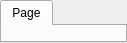
<?xml version="1.0" encoding="UTF-8"?>
<ui version="4.0">
 <class>TabWidget</class>
 <widget class="QTabWidget" name="TabWidget">
  <property name="geometry">
   <rect>
    <x>0</x>
    <y>0</y>
    <width>127</width>
    <height>43</height>
   </rect>
  </property>
  <property name="windowTitle">
   <string>TabWidget</string>
  </property>
  <widget class="QWidget" name="tab">
   <attribute name="title">
    <string>Page</string>
   </attribute>
  </widget>
 </widget>
 <resources/>
 <connections/>
</ui>
